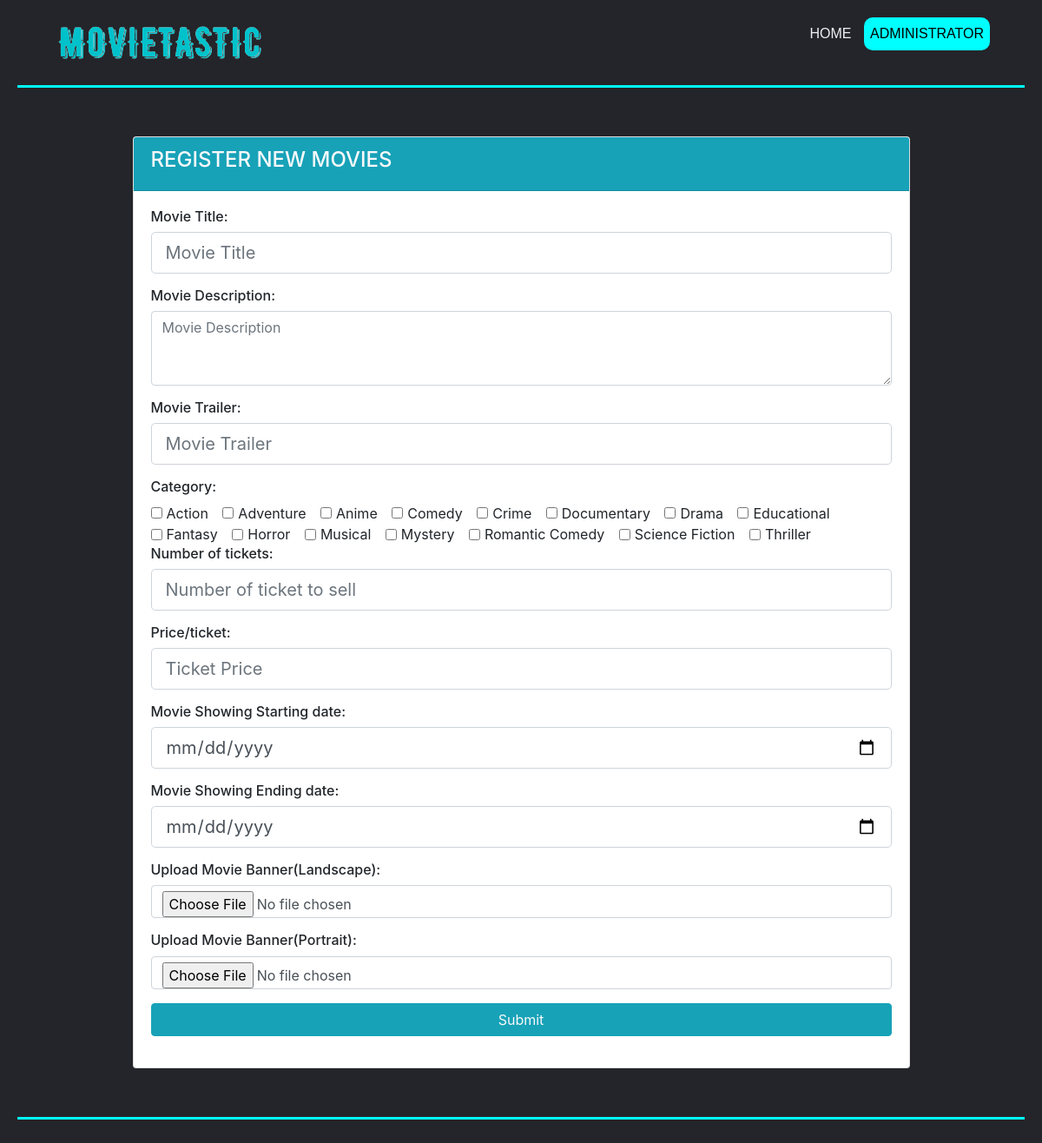
/admin_add.php (signed in), run on the app's committed database.
### tables this page shows
CREATE TABLE `category_tbl` (
  `category_id` int(11) NOT NULL,
  `category` varchar(255) NOT NULL
);

### admin_add.php (the view, shortened to what this page needs)
<?php
require 'connection.php';
?>
<!DOCTYPE html>
<head>
    <link rel="stylesheet" type="text/css" href="css/bootstrap/bootstrap.min.css">
    <link rel="stylesheet" type="text/css" href="css/admin.css">
</head>
<body>
    <header>
        <img class="logo" src="media/logo.png" alt="logo">
        <nav>
            <ul class="nav_links">
                <li><a href="admin_view.php">HOME</a></li>
                <li class="admin">ADMINISTRATOR</li>
            </ul>
        </nav>
    </header>
    <hr><br>
	<div class="container mb-3 mt-3">
        <div class="row m-auto">
            <div class="col-lg-10 m-auto">
                <div class="card">
                    <div class="card-header bg-info text-light">
                    <h4> REGISTER NEW MOVIES</h4>
                    </div>
                    <div class="card-body">
                        <form id='form1' action="" method="POST" autocomplete="off" enctype="multipart/form-data">
                            <h6>Movie Title:</h6>
                            <div class="mb-3">
                                <input type="text" name="Mtitle" class="form-control mr-2 form-control-lg" placeholder="Movie Title" required>
                            </div>
                            <h6>Movie Description:</h6>
                            <div class="mb-3">
                                <textarea name="Mdes" class="form-control mr-2" placeholder="Movie Description" rows="3" required></textarea>
                            </div>
                            <h6>Movie Trailer:</h6>
                            <div class="mb-3">
                                <input type="text" name="Mtrailer" class="form-control mr-2 form-control-lg" placeholder="Movie Trailer" required>
                            </div>
                            <h6>Category:</h6>
                            <?php
                                $query = "SELECT * FROM category_tbl ORDER BY category";
                                $categories = mysqli_query($conn, $query);
                                foreach($categories as $category):?>
                                    <div class="form-check form-check-inline">
                                        <input class="form-check-input" name="category[]" type="checkbox" id="<?php echo $category['category'] ?>" value="<?php echo $category['category_id'] ?>">
                                        <label class="form-check-label" for="<?php echo $category['category'] ?>"><?php echo $category['category'] ?></label>
                                    </div>
                                <?php endforeach; ?>
                            <h6>Number of tickets:</h6>
                            <div class="mb-3">
                                <input type="text" name="ticket_to_sell" class="form-control mr-2 form-control-lg" placeholder="Number of ticket to sell" required>
                            </div>
                            <h6>Price/ticket:</h6>
                            <div class="mb-3">
                                <input type="number" name="Mprice" class="form-control mr-2 form-control-lg" placeholder="Ticket Price" required>
                            </div>
                            <h6>Movie Showing Starting date:</h6>
                            <div class="mb-3">
                                <input type="date" name="MSdate" class="form-control mr-2 form-control-lg" required>
                            </div>
                            <h6>Movie Showing Ending date:</h6>
                            <div class="mb-3">
                                <input type="date" name="MEdate" class="form-control mr-2 form-control-lg" required>
                            </div>
                            <h6>Upload Movie Banner(Landscape):</h6>
                            <div class="mb-3">
                                <input type="file" name="Mbanner" accept=".jpg, .jpeg, .png"class="form-control mr-2" required>
                            </div>
                            <h6>Upload Movie Banner(Portrait):</h6>
                            <div class="mb-3">
                                <input type="file" name="Mbanner2" accept=".jpg, .jpeg, .png"class="form-control mr-2" required>
                            </div>
                            <div class="mb-3">
                                <input type="submit" name="btnSubmit" class="btn btn-info mr-2 w-100 text-light" value="Submit">
                            </div>
                        </form>
                    </div>
                </div>
            </div>
        </div>
    </div><br>
<hr><br>
</body>
</html>

### css/admin.css (style rules this page uses)
* { box-sizing: border-box; margin: 0; padding: 0; }
body { background-color: #24252a !important; }
li, a, button { font-family: sans-serif; font-weight: 500; font-size: 16px; color: #edf0f1; text-decoration: none; }
.logo { cursor: pointer; margin-right: auto; }
.nav_links { list-style: none; }
.nav_links li { display: inline-block; padding: 0px, 20px; margin-left: 10px; }
.nav_links li a { transition: all 0.3s ease 0s; }
.nav_links li.admin { background-color: #00FFFF; padding: 7px; border-radius: 10px; }
header { display: flex; justify-content: flex-end; align-items: center; padding: 1% 5% 0; }
hr { background-color: #00FFFF; border: none; height: 3px; margin-left: 20px; margin-right: 20px; }
.admin { color: black; }

### data on the page
category_tbl: category "Action"
category_tbl: category "Adventure"
category_tbl: category "Anime"
category_tbl: category "Comedy"
category_tbl: category "Crime"
category_tbl: category "Documentary"
category_tbl: category "Drama"
category_tbl: category "Educational"
category_tbl: category "Fantasy"
category_tbl: category "Horror"
category_tbl: category "Musical"
category_tbl: category "Mystery"
category_tbl: category "Romantic Comedy"
category_tbl: category "Science Fiction"
category_tbl: category "Thriller"
